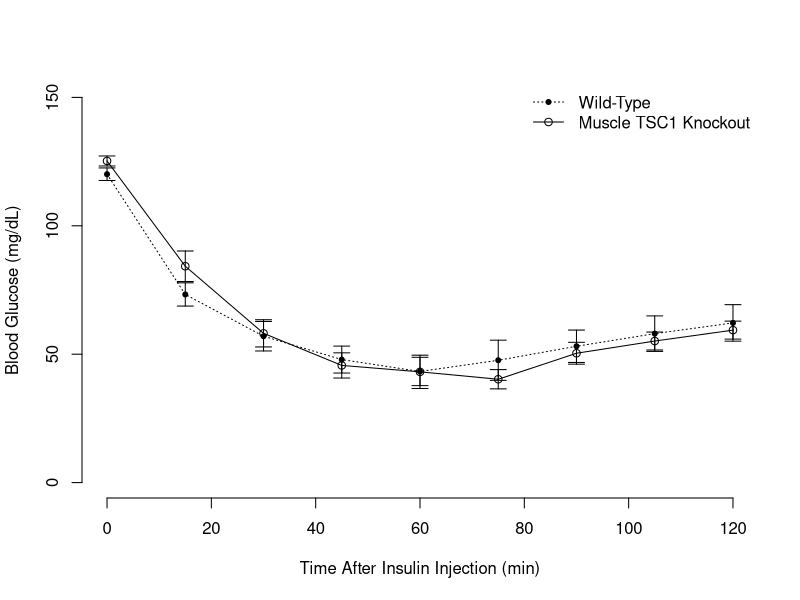
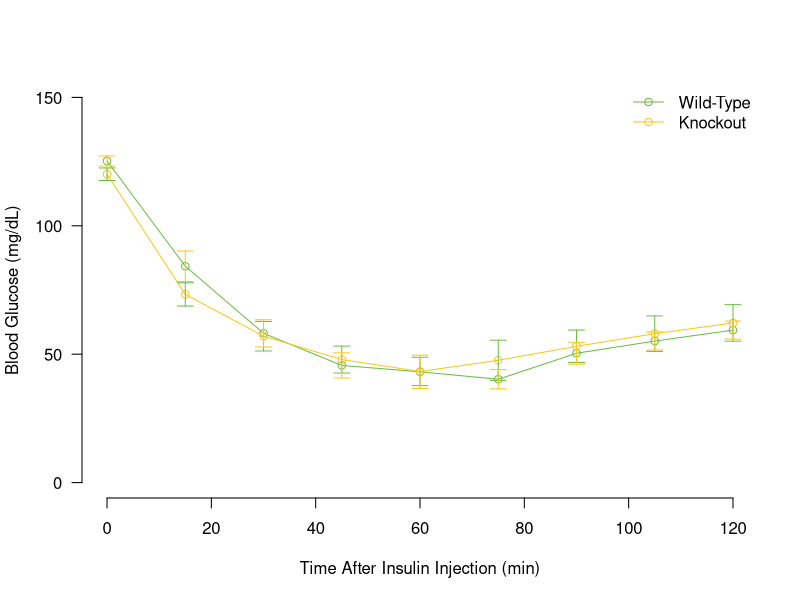
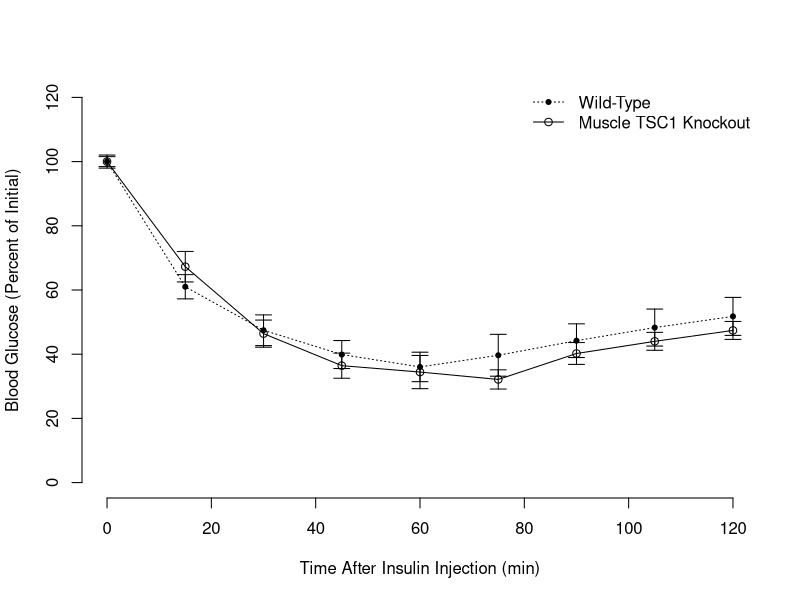
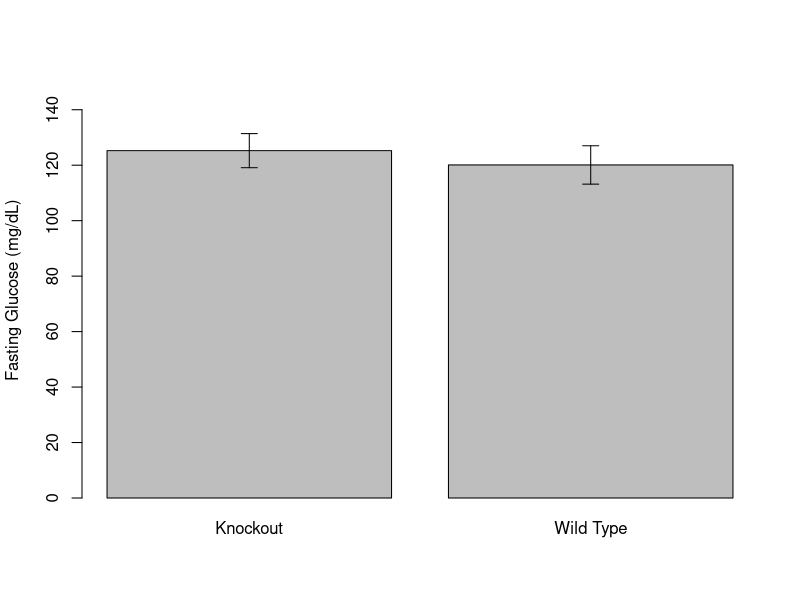
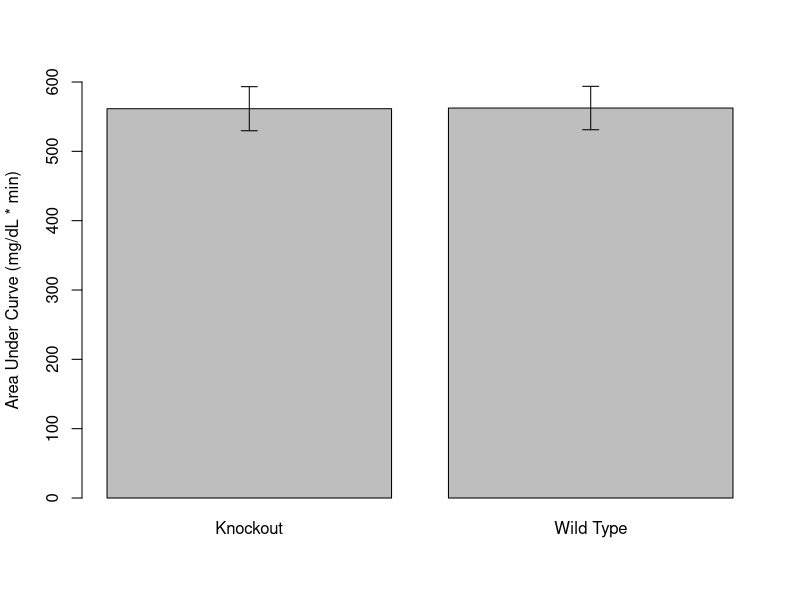

These figures' R source, in order:
## ---- chunk 1
library(knitr)
library(tidyr)
#figures makde will go to directory called figures, will make them as both png and pdf files 
opts_chunk$set(fig.path='figures/',
               echo=FALSE, warning=FALSE, message=FALSE,dev=c('png','pdf'))
options(scipen = 2, digits = 3)
# set echo and message to TRUE if you want to display code blocks and code output respectively

knitr::knit_hooks$set(inline = function(x) {
  knitr:::format_sci(x, 'md')
})


superpose.eb <- function (x, y, ebl, ebu = ebl, length = 0.08, ...)
  arrows(x, y + ebu, x, y - ebl, angle = 90, code = 3,
  length = length, ...)

  
se <- function(x) sd(x, na.rm=T)/sqrt(length(x))

#load these packages, nearly always needed
library(tidyr)
library(dplyr)

# sets maize and blue color scheme
color.scheme <- c('#00274c', '#ffcb05')
## ---- chunk 2
data <- read.csv(file="data.csv", stringsAsFactors=T, header=T)
data.no.unk <- data[data$Genotype != "Unknown", ]

library(ggplot2)
library(plyr)
auc.anova <- aov(auc~Genotype, data=data.no.unk)
summary(auc.anova)
TukeyHSD(auc.anova)
with(data.no.unk, pairwise.t.test(auc, Genotype, p.adj="bonferroni", paired=F))

means <- ddply(data.no.unk,~Genotype,summarise,	X0=mean(X0,na.rm = TRUE ),X15=mean(X15, na.rm = TRUE),X30=mean(X30, na.rm = TRUE),X45=mean(X45, na.rm = TRUE),X60=mean(X60, na.rm = TRUE),X75=mean(X75, na.rm = TRUE),X90=mean(X90, na.rm = TRUE),X105=mean(X105, na.rm = TRUE),X120=mean(X120, na.rm = TRUE))
se <- ddply(data.no.unk,~Genotype,summarise,X0=sd(X0 ,na.rm = TRUE )/sqrt(length(X0)),X15=sd(X15,na.rm = TRUE )/sqrt(length(X0)),X30=sd(X30,na.rm = TRUE )/sqrt(length(X0)),X45=sd(X45,na.rm = TRUE )/sqrt(length(X0)),X60=sd(X60,na.rm = TRUE )/sqrt(length(X0)),X75=sd(X75,na.rm = TRUE )/sqrt(length(X0)),X90=sd(X90,na.rm = TRUE )/sqrt(length(X0)),X105=sd(X105,na.rm = TRUE )/sqrt(length(X0)),X120=sd(X120,na.rm = TRUE )/sqrt(length(X0)))

values <- as.matrix(means[2:10])
values.se <- as.matrix(se[2:10])
values.se[2,] <- values.se[2,]/sqrt(8)
values.se[1,] <- values.se[1,]/sqrt(10)

values.norm <- values/values[,1] * 100
values.se.norm <- values.se/values[,1] * 100



superpose.eb <- function (x, y, ebl, ebu = ebl, length = 0.08, ...)
arrows(x, y + ebu, x, y - ebl, angle = 90, code = 3,
length = length, ...)

time <- c(0,15,30,45,60,75,90,105,120)
## ---- chunk 3
plot(time,values[1,], type="o", pch=1, ylab="Blood Glucose (mg/dL)", xlab="Time After Insulin Injection (min)", ylim=c(0,150), frame.plot=F)
lines(time,values[2,], lty=3)
points(time,values[2,], pch=20)
superpose.eb(time,values[2,],ebl=values.se[2,])
superpose.eb(time,values[1,],ebl=values.se[1,])
leg.txt = c("Wild-Type", "Muscle TSC1 Knockout")
legend("topright", leg.txt, lty=c(3,1), pch=c(20,1), bty="n")

color.scheme <- c("#6CBE45","#FAC917")

plot(time,values[1,], 
     type="o", 
     pch=1, 
     ylab="Blood Glucose (mg/dL)", xlab="Time After Insulin Injection (min)", 
     ylim=c(0,150), 
     las=1,
     col=color.scheme[1],
     frame.plot=F)
lines(time,values[2,], col=color.scheme[2])
points(time,values[2,], pch=1, col=color.scheme[2])
superpose.eb(time,values[2,],ebl=values.se[2,], col=color.scheme[1])
superpose.eb(time,values[1,],ebl=values.se[1,], col=color.scheme[2])
leg.txt = c("Wild-Type", "Knockout")
legend("topright", leg.txt, col=color.scheme, pch=1, lty=1, bty="n")
## ---- chunk 4
plot(time,values.norm[1,], type="o", pch=1, ylab="Blood Glucose (Percent of Initial)", xlab="Time After Insulin Injection (min)", ylim=c(0,120), frame.plot=F)
lines(time,values.norm[2,], lty=3)
points(time,values.norm[2,], pch=20)
superpose.eb(time,values.norm[2,],ebl=values.se.norm[2,])
superpose.eb(time,values.norm[1,],ebl=values.se.norm[1,])
leg.txt = c("Wild-Type", "Muscle TSC1 Knockout")
legend("topright", leg.txt, lty=c(3,1), pch=c(20,1), bty="n")


summary.means <- ddply(data.no.unk,~Genotype,summarise,weight=mean(Weight),auc=mean(auc, na.rm=T), fasting=mean(X0))
summary.se <- ddply(data.no.unk,~Genotype,summarise,weight=sd(Weight)/sqrt(length(Weight)), auc=sd(auc, na.rm=T)/sqrt(length(auc)), fasting=sd(X0)/sqrt(length(X0)))
## ---- chunk 5
library(lme4)
data.long <- 
  data %>% 
  select(-Cage, -auc, -Age) %>% 
  gather(key=Time, value=Glucose, -Genotype,-Mouse)
  
itt.lme.null <- lmer(Glucose ~ Time + (1|Mouse), data=data.long)
itt.lme.geno <- lmer(Glucose ~ Time + Genotype + (1|Mouse), data=data.long)  
anova(itt.lme.null, itt.lme.geno) %>% kable(caption="Mixed linear model for effect of genotype on ITT values")

library(broom)
aov.all <- aov(auc~Age+Weight+Genotype, data=data.no.unk)
TukeyHSD(aov.all, "Genotype") %>% tidy %>% kable(caption="Tukey test of AUC with age and weight as covariates")
lm(auc~Age+Weight+Genotype, data=data.no.unk) %>% tidy %>% kable(caption="Linear model of AUC after accounting for age and genotype")
## ---- chunk 6
plot <- barplot(summary.means$fasting, names.arg=summary.means$Genotype, ylab="Fasting Glucose (mg/dL)", ylim=c(0,150))
superpose.eb(plot, summary.means$fasting,ebl=summary.se$fasting)
## ---- chunk 7
plot <- barplot(summary.means$auc, names.arg=summary.means$Genotype, ylab="Area Under Curve (mg/dL * min)", ylim=c(0,600))
superpose.eb(plot, summary.means$auc,ebl=summary.se$auc)
## ---- chunk 8
sessionInfo()
